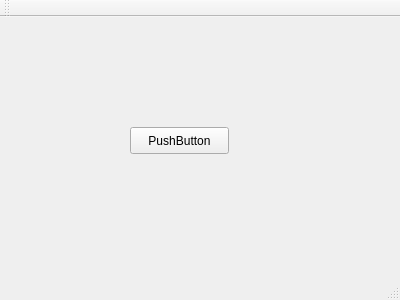
<?xml version="1.0" encoding="UTF-8"?>
<ui version="4.0">
 <class>MainWindow</class>
 <widget class="QMainWindow" name="MainWindow">
  <property name="geometry">
   <rect>
    <x>0</x>
    <y>0</y>
    <width>400</width>
    <height>300</height>
   </rect>
  </property>
  <property name="windowTitle">
   <string>MainWindow</string>
  </property>
  <widget class="QWidget" name="centralWidget">
   <widget class="QPushButton" name="pushButton">
    <property name="geometry">
     <rect>
      <x>130</x>
      <y>110</y>
      <width>99</width>
      <height>27</height>
     </rect>
    </property>
    <property name="text">
     <string>PushButton</string>
    </property>
   </widget>
  </widget>
  <widget class="QMenuBar" name="menuBar">
   <property name="geometry">
    <rect>
     <x>0</x>
     <y>0</y>
     <width>400</width>
     <height>25</height>
    </rect>
   </property>
  </widget>
  <widget class="QToolBar" name="mainToolBar">
   <attribute name="toolBarArea">
    <enum>TopToolBarArea</enum>
   </attribute>
   <attribute name="toolBarBreak">
    <bool>false</bool>
   </attribute>
  </widget>
  <widget class="QStatusBar" name="statusBar"/>
 </widget>
 <layoutdefault spacing="6" margin="11"/>
 <resources/>
 <connections/>
</ui>
